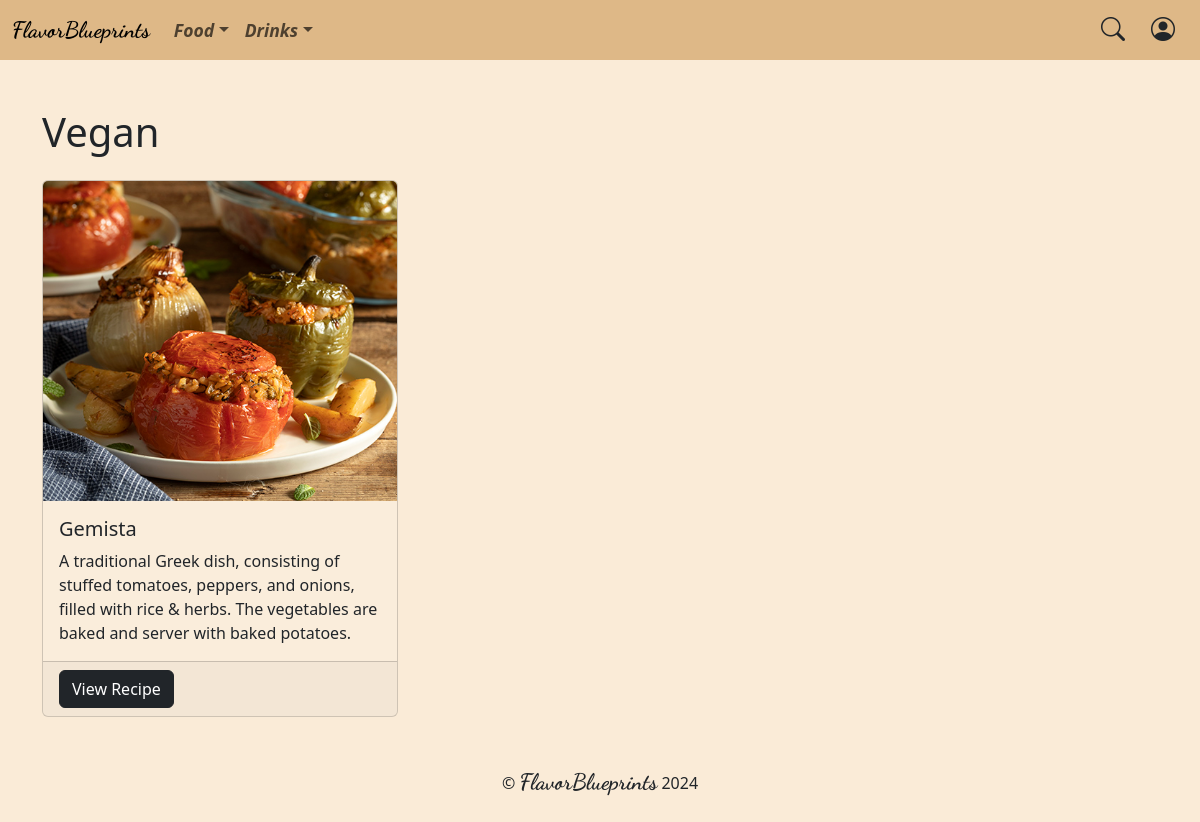
Before: /category/1/ with the older database file.
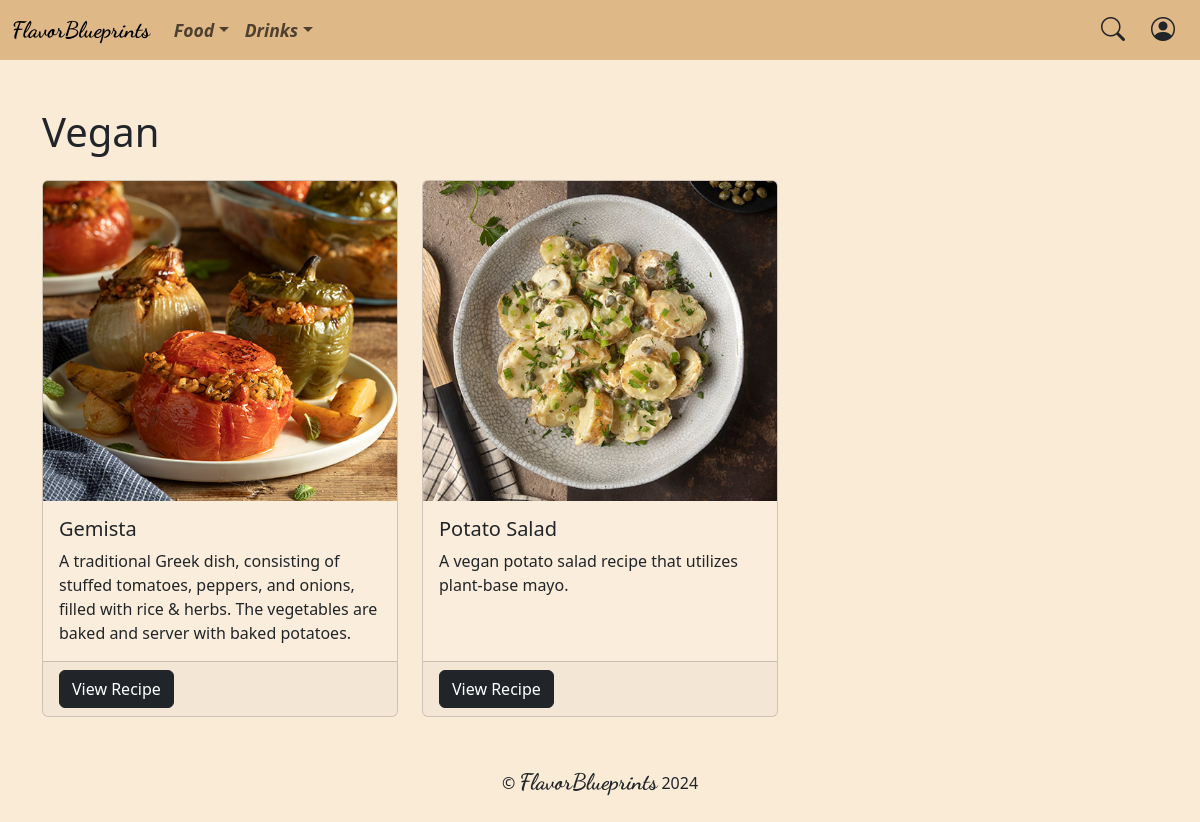
After: the same page with the newer database file.
### recipes/models.py (models this page shows, shortened)
class Recipe(models.Model):
    title = models.CharField(max_length=255)
    description = models.TextField()
    ingredients_metric = models.TextField()
    ingredients_imperial = models.TextField()
    instructions = models.TextField()
    timestamp = models.DateTimeField(default=timezone.now)
    category = models.ForeignKey(SubCategory, on_delete=models.CASCADE)

class Photo(models.Model):
    image = models.ImageField(upload_to='photos/')
    alt_text = models.CharField(max_length=255)
    recipe = models.ForeignKey(Recipe, on_delete=models.CASCADE)

### recipes/views.py (the view)
# urls.py: path("category/<int:category_id>/", views.category, name="category")
def category(request, category_id):
    try:
        category = SubCategory.objects.get(pk=category_id)
    except Recipe.DoesNotExist:
        raise Http404("Category does not exist")
    recipes = Recipe.objects.filter(category=category)
    recipes_with_photos = get_recipes_with_photos(recipes)
    return render(request, "recipes/category.html", {
        "category": category,
        "recipes_with_photos": recipes_with_photos
    })

### recipes/utilities.py (called while the page is built)
def get_recipes_with_photos(recipes):
    recipes_with_photos: list[tuple[Recipe, Photo]] = []
    for recipe in recipes:
        photo = Photo.objects.filter(recipe=recipe)[0]
        recipes_with_photos.append((recipe, photo))
    return recipes_with_photos

### recipes/templates/recipes/category.html (shortened to what this page needs)
{% extends 'common/layout.html' %}
{% load static %}
{% block body %}
    <div class="container">
        <h1 class="pt-5 pb-3">{{ category.name }}</h1>
        <div class="row row-cols-1 row-cols-md-2 row-cols-lg-3 g-4">
            {% for recipe_and_photo in recipes_with_photos %}
                <div class="col">
                    <div class="card h-100">
                        <img src="{{ recipe_and_photo.1.image.url }}"
                            class="card-img-top"
                            alt="{{ recipe_and_photo.1.alt_text }}">
                        <div class="card-body">
                            <h5 class="card-title">{{ recipe_and_photo.0.title }}</h5>
                            <p class="card-text">{{ recipe_and_photo.0.description }}</p>
                        </div>
                        <div class="card-footer">
                            <a href="{% url 'recipes:recipe' recipe_and_photo.0.id %}"
                                class="btn btn-dark">View Recipe</a>
                        </div>
                    </div>
                </div>
            {% endfor %}
        </div>
    </div>
{% endblock %}

Changed rows visible on the page:
added Recipe: image (picture), title "Potato Salad", description "A vegan potato salad recipe that utilizes plant-base mayo."
